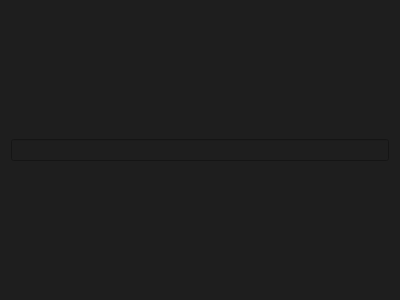
<?xml version="1.0" encoding="UTF-8"?>
<ui version="4.0">
 <class>TextInputView</class>
 <widget class="QWidget" name="TextInputView">
  <property name="geometry">
   <rect>
    <x>0</x>
    <y>0</y>
    <width>400</width>
    <height>300</height>
   </rect>
  </property>
  <property name="windowTitle">
   <string>Form</string>
  </property>
  <property name="styleSheet">
   <string notr="true">background-color:rgb(30, 30, 30)</string>
  </property>
  <layout class="QGridLayout" name="gridLayout">
   <item row="0" column="0">
    <widget class="QLineEdit" name="lineEdit">
     <property name="styleSheet">
      <string notr="true">color:rgb(255, 255, 255)</string>
     </property>
    </widget>
   </item>
  </layout>
 </widget>
 <resources/>
 <connections/>
</ui>
